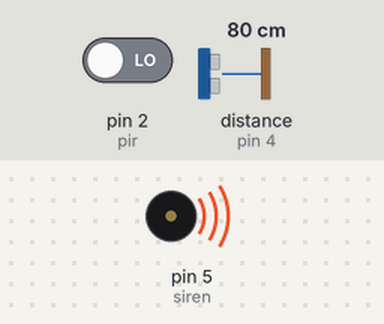
This sketch was run on a simulated Arduino Uno, built with avr-gcc and run on an emulated ATmega328P. On the bench: buzzer (waves = sounding, pin HIGH). Wiring (inferred from the names in the program): ultrasonic range finder: trigger pin 3; echo pin 4. The test bench sets the inputs (shaded band); at power-on: distance to the obstacle (sensor on pin 4) 80 cm, pin 2 (pir) LOW. The echo pulse lasts 58.3 µs per cm; pins used as bus, display or sensor lines are not drawn.

Above: at 1.2 s.
1.3 s: distance to the obstacle (sensor on pin 4) set to 13 cm
2.8 s: distance to the obstacle (sensor on pin 4) set to 9 cm
At 3.1 s:
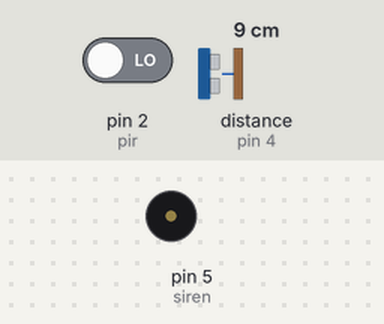
4.3 s: distance to the obstacle (sensor on pin 4) set to 18 cm
At 5.5 s:
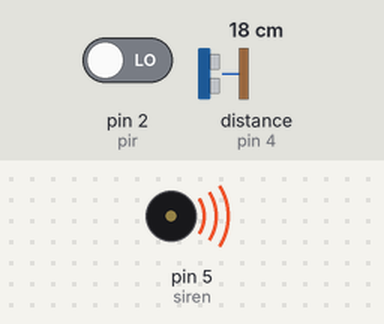
5.8 s: distance to the obstacle (sensor on pin 4) set to 2 cm
At 6.6 s:
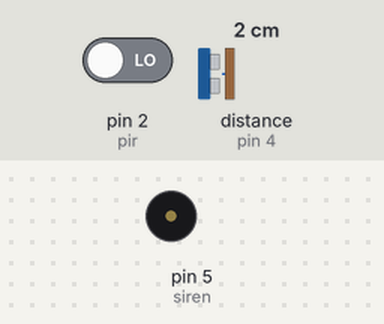
Timing chart, 0 to 8.3 s (numbered marks = the images above; inputs shaded):
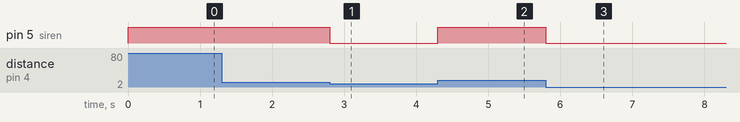

The sketch:

Smart_cap_for_visually_impaired_persons.ino
```cpp
const int pir=2;
const int trig=3;
const int echo=4;
const int siren=5;//Connect it to pin 5 of UM3561
int a;
long distance;
void setup() {
  // put your setup code here, to run once:
pinMode(pir,INPUT);
pinMode(echo,INPUT);
pinMode(trig,OUTPUT);
pinMode(siren,OUTPUT);
}

void loop() {
  // put your main code here, to run repeatedly:
a=digitalRead(pir);
digitalWrite(trig,LOW);
delayMicroseconds(2);
digitalWrite(trig,HIGH);
delayMicroseconds(10);
digitalWrite(trig,LOW);
distance=(pulseIn(echo,HIGH)*0.034)/2;
if(distance<=10.0)
{
  if(a==HIGH)
{
  digitalWrite(siren,HIGH);
}
else
{
  digitalWrite(siren,LOW);
}
}
else
{
  digitalWrite(siren,HIGH);
}
}
```

Measured:
- the behaviour switches between 12 and 11 cm on distance to the obstacle (sensor on pin 4) (found by bisection; images 0 and 1)
- after the input at 1.3 s, every drawn part: stays the same
- after the input at 2.8 s, pin 5 (siren): HIGH → LOW at once
- after the input at 4.3 s, pin 5 (siren): LOW → HIGH at once
- after the input at 5.8 s, pin 5 (siren): HIGH → LOW at once
